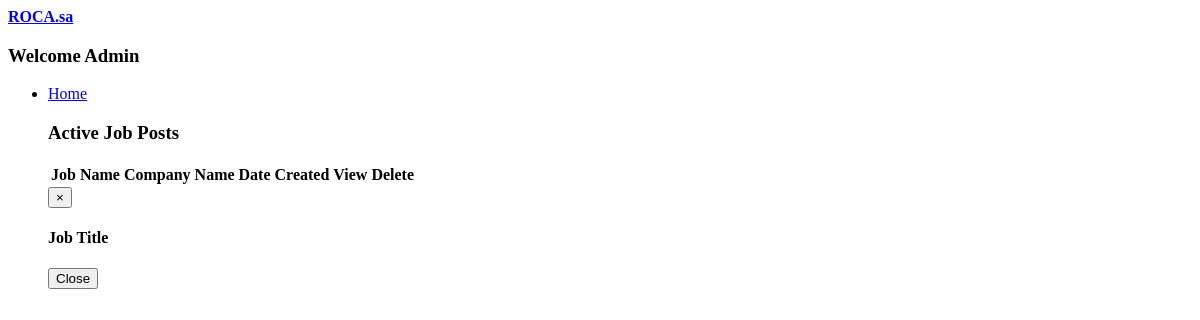
Before: /admin/active-jobs.php (signed in) with the older database file.
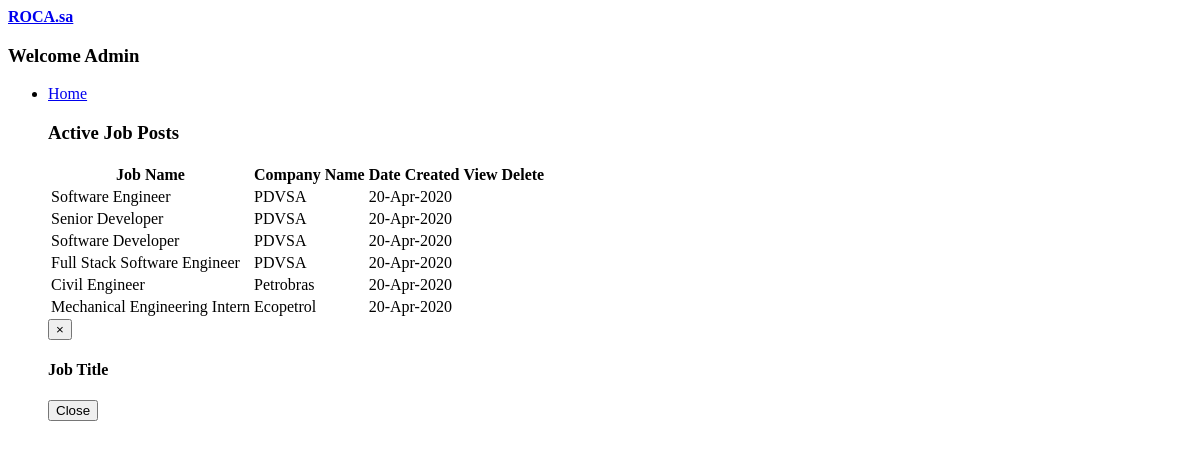
After: the same page with the newer database file.
### tables this page shows
CREATE TABLE IF NOT EXISTS `job_post` (
  `id_jobpost` int(11) NOT NULL AUTO_INCREMENT,
  `id_company` int(11) NOT NULL,
  `jobtitle` varchar(255) NOT NULL,
  `description` text NOT NULL,
  `minimumsalary` varchar(255) NOT NULL,
  `maximumsalary` varchar(255) NOT NULL,
  `experience` varchar(255) NOT NULL,
  `qualification` varchar(255) NOT NULL,
  `createdat` timestamp NOT NULL DEFAULT current_timestamp(),
  PRIMARY KEY (`id_jobpost`)
);

CREATE TABLE IF NOT EXISTS `company` (
  `id_company` int(11) NOT NULL AUTO_INCREMENT,
  `name` varchar(255) NOT NULL,
  `companyname` varchar(255) NOT NULL,
  `country` varchar(255) NOT NULL,
  `state` varchar(255) NOT NULL,
  `city` varchar(255) NOT NULL,
  `contactno` varchar(255) NOT NULL,
  `website` varchar(255) NOT NULL,
  `email` varchar(255) NOT NULL,
  `password` varchar(255) NOT NULL,
  `aboutme` varchar(255) DEFAULT NULL,
  `createdAt` timestamp NOT NULL DEFAULT current_timestamp(),
  `active` int(11) NOT NULL DEFAULT 2,
  PRIMARY KEY (`id_company`),
  UNIQUE KEY `email` (`email`)
);

### admin/active-jobs.php (the view, shortened to what this page needs)
<?php
require_once("../database.php");
?>
<!DOCTYPE html>
<html>
<head>
</head>
<body class="hold-transition skin-purple sidebar-mini">
<div class="wrapper">
  <header class="main-header">
    <a href="index.php" class="logo logo-bg-purple">
      <span class="logo-lg"><b>ROCA.sa</b></span>
    </a>
  </header>
  <div>
                <h3>Welcome <b>Admin</b></h3>
              </div>
              <div>
                <ul>
                  <li><a href="home.php"> Home</a></li>
                  <h3>Active Job Posts</h3>
                                <div class="row margin-top-20">
                                  <div class="col-md-12">
                                    <div class="box-body table-responsive no-padding">
                                      <table id="example2" class="table table-hover">
                                        <thead>
                                          <th>Job Name</th>
                                          <th>Company Name</th>
                                          <th>Date Created</th>
                                          <th>View</th>
                                          <th>Delete</th>
                                        </thead>
                                        <tbody>
                                          <?php
                                          $sql = "SELECT job_post.*, company.companyname FROM job_post INNER JOIN company ON job_post.id_company=company.id_company";
                                          $result = $conn->query($sql);
                                          if($result->num_rows > 0) {
                                            while($row = $result->fetch_assoc()) {
                                          ?>
                                          <tr>
                                            <td><?php echo $row['jobtitle']; ?></td>
                                            <td><?php echo $row['companyname']; ?></td>
                                            <td><?php echo date("d-M-Y", strtotime($row['createdat'])); ?></td>
                                            <td><a href="view-job-post.php?id=<?php echo $row['id_jobpost']; ?>"><i class="fa fa-address-card-o"></i></a></td>
                                            <td><a href="delete-job-post.php?id=<?php echo $row['id_jobpost']; ?>"><i class="fa fa-trash"></i></a></td>
                                          </tr>
                                                <?php
                                            }
                                          }
                                        ?>
                                        </tbody>
                                      </table>
            <button type="button" class="close" data-dismiss="modal" aria-label="Close">
              <span aria-hidden="true">&times;</span></button>
            <h4 class="modal-title">Job Title</h4>
            <button type="button" class="btn btn-outline pull-left" data-dismiss="modal">Close</button>
</div>
</body>
</html>

Changed rows visible on the page:
added job_post: jobtitle "Software Engineer", id_company.companyname "PDVSA", createdat "20-Apr-2020"
added job_post: jobtitle "Senior Developer", id_company.companyname "PDVSA", createdat "20-Apr-2020"
added job_post: jobtitle "Software Developer", id_company.companyname "PDVSA", createdat "20-Apr-2020"
added job_post: jobtitle "Full Stack Software Engineer", id_company.companyname "PDVSA", createdat "20-Apr-2020"
added job_post: jobtitle "Civil Engineer", id_company.companyname "Petrobras", createdat "20-Apr-2020"
added job_post: jobtitle "Mechanical Engineering Intern", id_company.companyname "Ecopetrol", createdat "20-Apr-2020"
